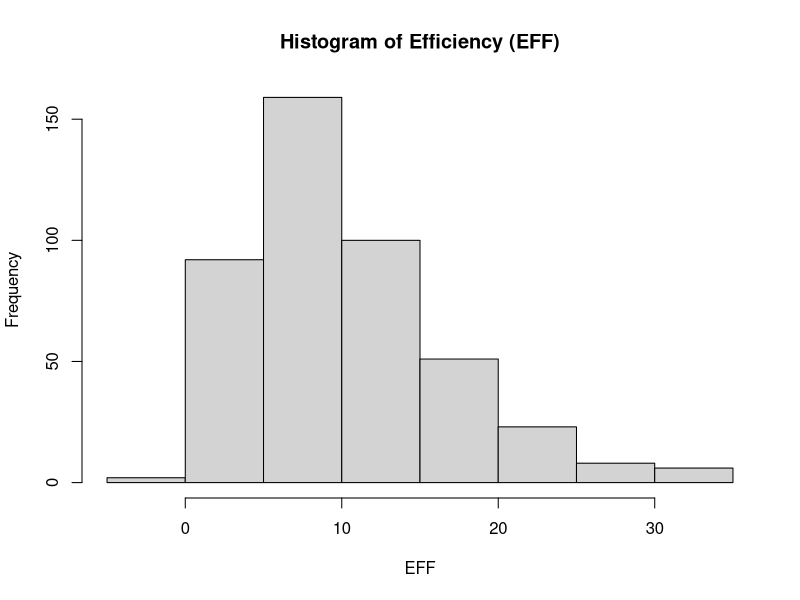

Generate this figure with R:
## ---- chunk 1
knitr::opts_chunk$set(echo = TRUE)
## ---- chunk 2
library(readr)
## ---- chunk 3
dat <- read.csv('data/nba2017-player-statistics.csv',colClasses=c("character", "character", "factor", "character", "double", rep("integer", 19)))
str(dat)
## ---- chunk 4
dat <- read_csv('data/nba2017-player-statistics.csv',
                col_types = cols(
                  .default = "i",
                  Player = "c",
                  Team = "c",
                  Position = col_factor(levels=c("C","PF","SF","SG","PG")),
                  Experience = "c",
                  Salary = "d"))
str(dat)
## ---- chunk 5
dat$Experience[dat$Experience=="R"] <- "0"
dat$Experience <- as.integer(dat$Experience)
## ---- chunk 6
dat$Missed_FG <- dat$FGA - dat$FGM
dat$Missed_FT <- dat$FTA - dat$FTM
dat$PTS <- dat$Points3 * 3 + dat$Points2 * 2 + dat$FTM
dat$REB <- dat$OREB + dat$DREB
dat$MPG <- dat$MIN/dat$GP
dat$EFF <- (dat$PTS + dat$REB + dat$AST + dat$STL + dat$BLK - dat$Missed_FG - dat$Missed_FT - dat$TO) / dat$GP
summary(dat$EFF)
hist(dat$EFF, xlab = "EFF", ylab = "Frequency", main = "Histogram of Efficiency (EFF)")
